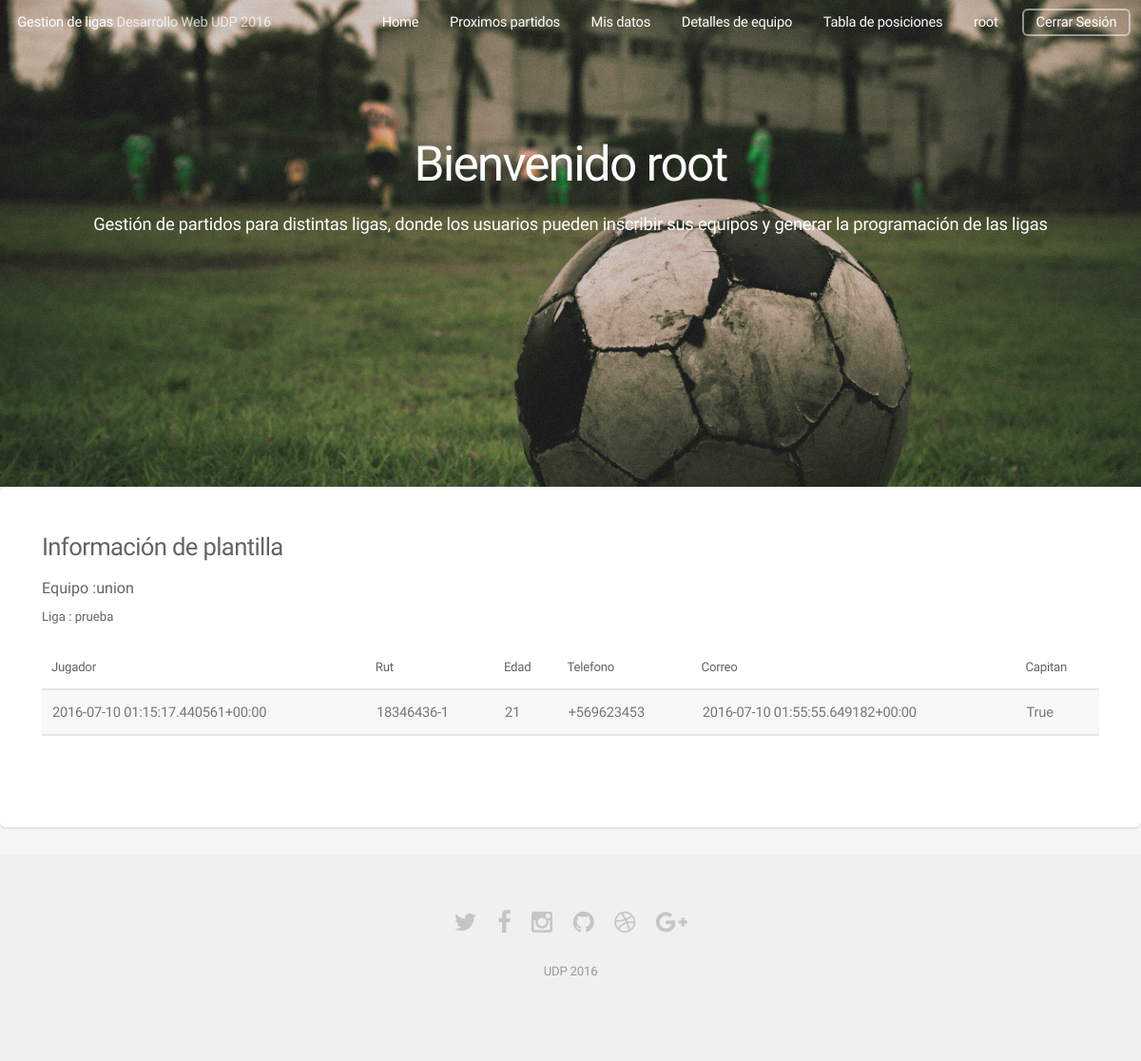
Page /team/ (signed in) on the earlier database version.
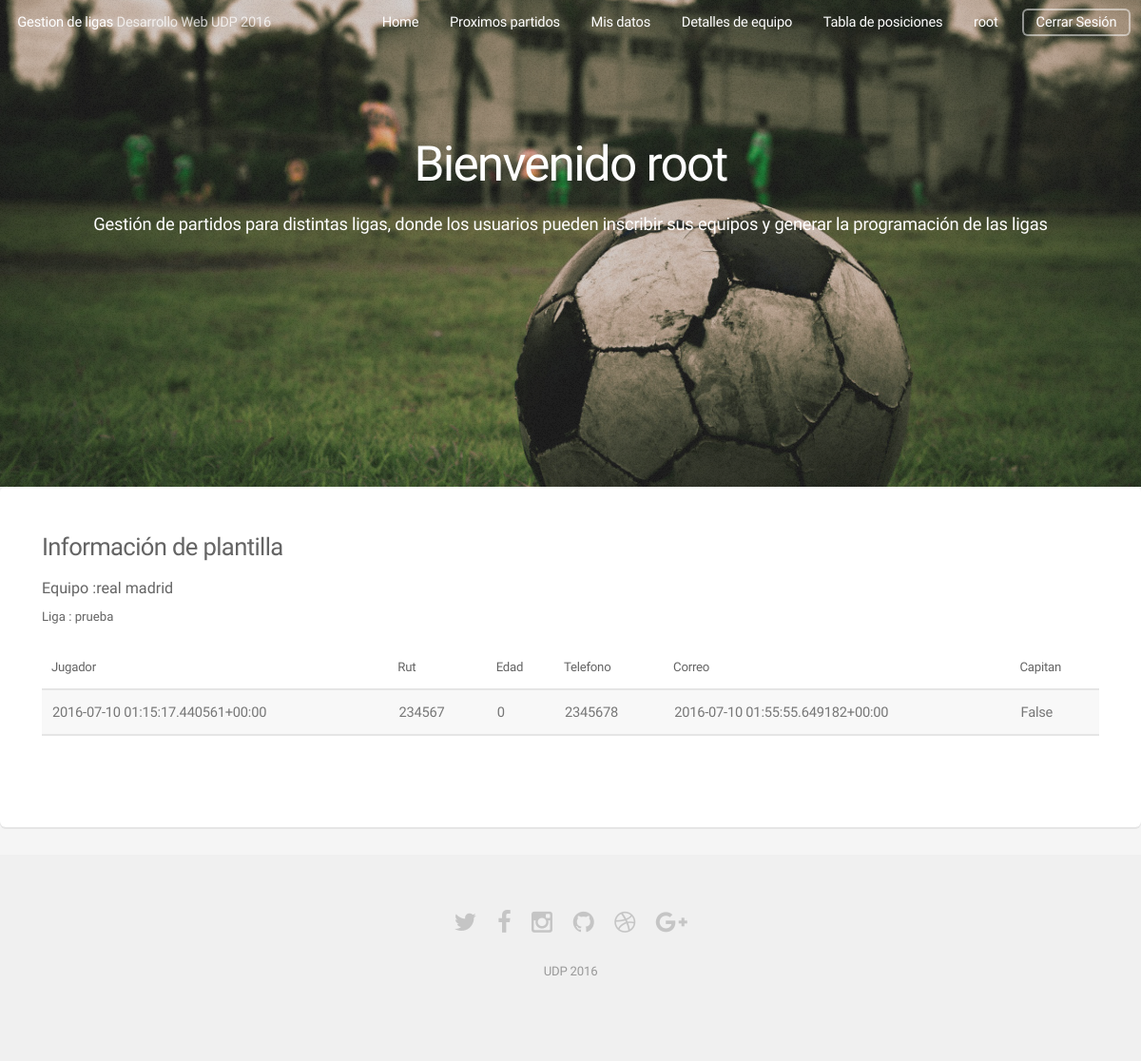
Same page on the later database version.
### app/models.py (models this page shows, shortened)
class Team(models.Model):
    name = models.CharField(max_length=128)
    ligue = models.ForeignKey(Ligue)

class Player(models.Model):
    name = models.CharField(max_length=128)
    user = models.OneToOneField(User)
    rut = models.CharField(max_length=12, unique=True)
    phone = models.CharField(max_length=20)
    email = models.CharField(max_length=50)
    captain = models.BooleanField(default=False)
    team = models.ForeignKey(Team)
    edad = models.IntegerField(default=0)

class Ligue(models.Model):
    name = models.CharField(max_length=128, unique=True)
    def __unicode__(self):  # For Python 2, use __str__ on Python 3
        return self.name

### app/views.py (the view)
# urls.py: url(r'^team/$', views.teaminfo, name='team'),
@login_required
def teaminfo(request):
    current = request.user
    player = Player.objects.get(user=current)
    team = player.team
    players = Player.objects.filter(team=team)
    return render(request, 'teaminfo.html', {'team': team, 'players': players})

### app/templates/teaminfo.html
{% extends 'base.html' %}
{% load staticfiles %}
{% block main %}
<section class="box">
									<h3>Información de plantilla
									</h3>
									<h4>Equipo :{{ team.name }}</h4>
									<h5>Liga : {{ team.ligue }}</h5>
									<br>
									<div class="table-wrapper">
										<table>
											<thead>
												<tr>
													<th>Jugador</th>
													<th>Rut</th>
													<th>Edad</th>
													<th>Telefono</th>
													<th>Correo</th>
													<th>Capitan</th>
												</tr>
											</thead>
											<tbody>
												{% for player in players %}
												<tr>
													<td>{{	player.name }}</td>
													<td>{{	player.rut }} </td>
													<td>{{  player.edad  }} </td>
													<td>{{  player.phone  }}</td>
													<td>{{  player.email }}</td>
													<td>{{  player.captain }}</td>
												</tr>
												{% endfor %}
											</tbody>
											<tfoot>
												<tr>
													<td colspan="2"></td>
												</tr>
											</tfoot>
										</table>
									</div>
									</section>
{% endblock %}

Differences in the rows shown:
changed Team "prueba": name "union" → "real madrid"
changed Player: rut "18346436-1" → "234567"; edad "21" → "0"; phone "+569623453" → "2345678"; captain "True" → "False"
